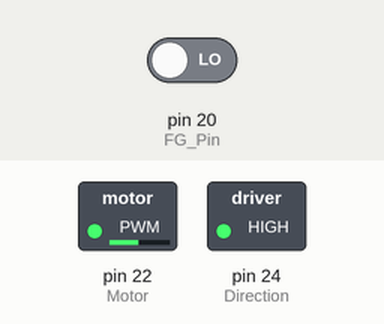
A sketch run on a simulated Arduino Mega 2560, built with avr-gcc and run on an emulated ATmega2560. Shown: switched loads named in the sketch (green lamp = pin HIGH). The test bench sets the inputs (shaded band); at power-on: pin 20 (FG_Pin) LOW. What the sketch prints to the serial monitor is not drawn.

Above: at 0.1 s.
Timing chart, 0 to 1.6 s (numbered marks = the images above):
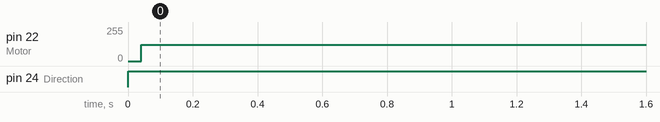

The sketch:

Testforthespeed.ino
```cpp
/*********************************************************************
 ——————1.开发环境：Arduino IDE——————————————————————————————————
 ——————2.使用开发板型号：Arduino Mega 2560——————————————————————
 ——————3.电机型号：36GP BLDC3525直流无刷电机内置霍尔驱动（五线）—
*********************************************************************/
#include <FlexiTimer2.h>             //定时器库的头文件

// 引脚命名
#define FG_Pin 20                  // 霍尔信号，对应外部中断编号3
#define Motor 22                   // PWM波输入
#define Direction 24               // 换向线

// 定义变量,如果变量要在中断中访问，要使用volatile进行申明
uint16_t counter = 0;             // 霍尔信号计数器
volatile int16_t speed = 0;       // 定义转速

// 中断函数
void counterISR(){
  counter++;    // 计数+1
}

// 把计数器置零
void resetCounter(){
    measurement();
    counter = 0;
}

// 计算测量到的电机转速
long measurement( ){
  /*
   * 此电机一圈输出9个脉冲信号，计时0.5s,测一次速度，计算信号变化的次数，转化为转速(rpm)
   */
  speed = counter/9/0.5*60;
  Serial.print("当前转速:");
  Serial.print(speed);
  Serial.println("r/min");
}

void setup() {

  Serial.begin(115200);
  pinMode(FG_Pin,INPUT);
  pinMode(Motor,OUTPUT);
  pinMode(Direction,OUTPUT);

  attachInterrupt(3,counterISR,RISING);      // 外部中断，每次上升沿触发一次中断，便计一次数

  FlexiTimer2::set(500,resetCounter);       // 定时器中断，中断设置函数，每 500ms 进入一次中断，计算一次转速
  FlexiTimer2::start();                		// 开始计时
}

void loop() {
    digitalWrite(Direction,HIGH);     		// 设置旋转方向,高电平逆时针转,方向为负
    digitalWrite(Motor, HIGH);
    delayMicroseconds(100); 				// 此时占空比100%，频率10KHz
    digitalWrite(Motor, LOW);
    delayMicroseconds(100 - 0); 			// 修改这里的100可以调整频率，可知，方波周期为100微妙
}
```

Measured:
- by itself, pin 22 (Motor): 0/255 → 123/255 at 0.04 s
- by itself, pin 24 (Direction): LOW → HIGH at 0.00 s
